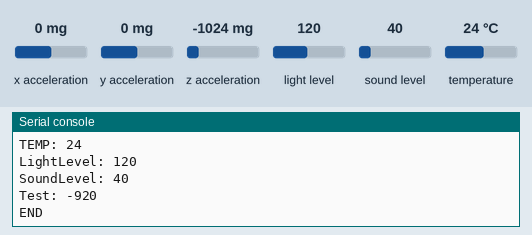
Bench run of a program on a simulated BBC micro:bit (MakeCode). On the bench: the last lines printed to the serial console. The inputs (shaded band) are chosen by the test bench; at power-on: x acceleration 0 mg, y acceleration 0 mg, z acceleration -1024 mg, light level 120, sound level 40, temperature 24 °C.

Above: at 1.2 s.
1.3 s: x acceleration set to -1440 mg
At 1.42 s:
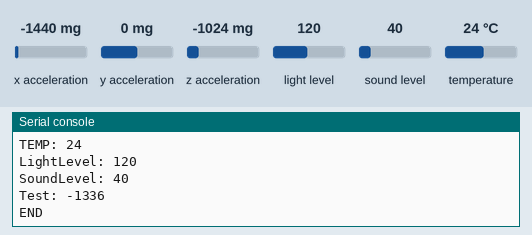
2.8 s: y acceleration set to -1440 mg
At 2.98 s:
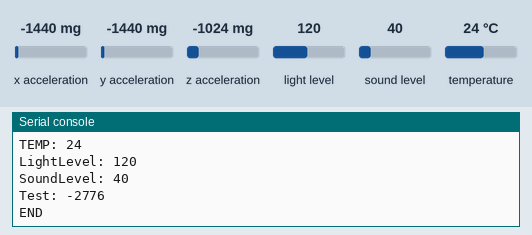
4.3 s: z acceleration set to -1440 mg
At 4.42 s:
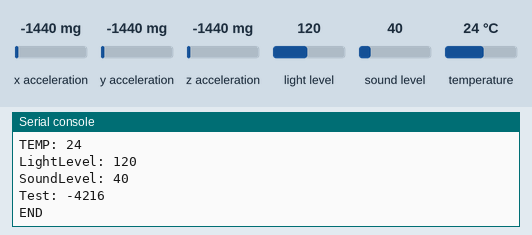
5.8 s: light level set to 5
7.3 s: sound level set to 5
At 7.42 s:
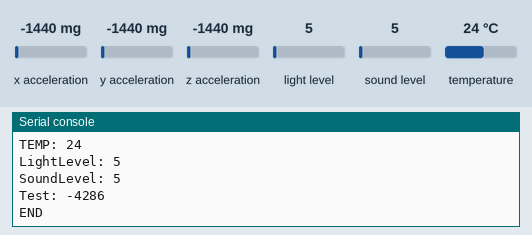
Timing chart, 0 to 9.8 s (numbered marks = the images above; inputs shaded):
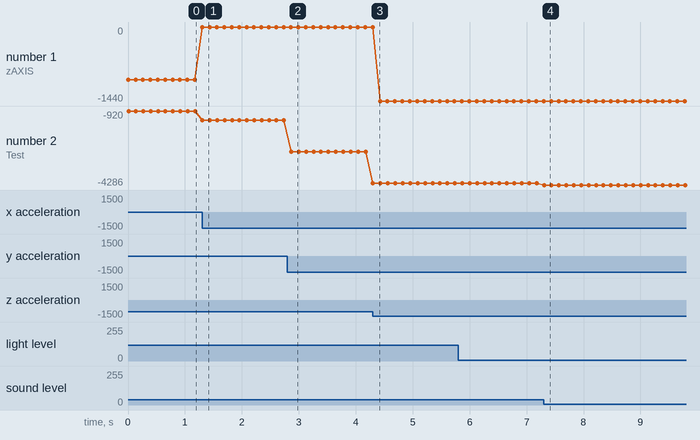

The program:

SourceCode.py
```python
def on_forever():
    serial.write_line("xAXIS: " + ("" + str(input.acceleration(Dimension.X))))
    serial.write_line("yAXIS: " + ("" + str(input.acceleration(Dimension.Y))))
    serial.write_line("zAXIS: " + ("" + str(input.acceleration(Dimension.Z))))
    serial.write_line("TEMP: " + ("" + str(input.temperature())))
    serial.write_line("LightLevel: " + ("" + str(input.light_level())))
    serial.write_line("SoundLevel: " + ("" + str(input.sound_level())))
    serial.write_line("Test: " + ("" + str((input.acceleration(Dimension.X) + input.acceleration(Dimension.Y) + input.acceleration(Dimension.Z) + (input.temperature() + (input.sound_level() + input.sound_level()))))))
    serial.write_line("END")
    basic.pause(100)
basic.forever(on_forever)
```

Measured:
- after the input at 1.3 s, the serial console: prints a new line at once (image 1)
- after the input at 2.8 s, the serial console: prints a new line after 0.06 s (image 2)
- after the input at 4.3 s, the serial console: prints a new line at once (image 3)
- after the input at 7.3 s, the serial console: prints a new line at once (image 4)
- plotted number 2: -920 → -1336 after the input at 1.3 s, -1336 → -2776 after the input at 2.8 s, -2776 → -4216 after the input at 4.3 s, -4216 → -4286 after the input at 7.3 s
